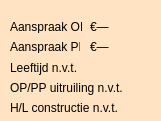
   <widget class="QFrame" name="frame_NN65">
    <property name="geometry">
     <rect>
      <x>840</x>
      <y>500</y>
      <width>161</width>
      <height>121</height>
     </rect>
    </property>
    <property name="font">
     <font>
      <pointsize>10</pointsize>
      <weight>75</weight>
      <bold>true</bold>
     </font>
    </property>
    <property name="styleSheet">
     <string notr="true">background-color: rgb(255, 227, 194);</string>
    </property>
    <widget class="QLabel" name="lbl_NN65_AanspraakOP">
     <property name="geometry">
      <rect>
       <x>10</x>
       <y>20</y>
       <width>72</width>
       <height>13</height>
      </rect>
     </property>
     <property name="text">
      <string>Aanspraak OP:</string>
     </property>
    </widget>
    <widget class="QLabel" name="lbl_NN65_hlConstructie">
     <property name="geometry">
      <rect>
       <x>10</x>
       <y>100</y>
       <width>141</width>
       <height>16</height>
      </rect>
     </property>
     <property name="text">
      <string>H/L constructie n.v.t.</string>
     </property>
    </widget>
    <widget class="QLabel" name="lbl_NN65_OP_PP">
     <property name="geometry">
      <rect>
       <x>10</x>
       <y>80</y>
       <width>141</width>
       <height>16</height>
      </rect>
     </property>
     <property name="text">
      <string>OP/PP uitruiling n.v.t.</string>
     </property>
    </widget>
    <widget class="QLabel" name="lbl_NN65_pLeeftijd">
     <property name="geometry">
      <rect>
       <x>10</x>
       <y>60</y>
       <width>141</width>
       <height>16</height>
      </rect>
     </property>
     <property name="text">
      <string>Leeftijd n.v.t.</string>
     </property>
    </widget>
    <widget class="QLabel" name="lbl_NN65_AanspraakPP">
     <property name="geometry">
      <rect>
       <x>10</x>
       <y>40</y>
       <width>70</width>
       <height>13</height>
      </rect>
     </property>
     <property name="text">
      <string>Aanspraak PP:</string>
     </property>
    </widget>
    <widget class="QLabel" name="lbl_NN65_OP">
     <property name="geometry">
      <rect>
       <x>90</x>
       <y>20</y>
       <width>47</width>
       <height>13</height>
      </rect>
     </property>
     <property name="text">
      <string>€—</string>
     </property>
    </widget>
    <widget class="QLabel" name="lbl_NN65_PP">
     <property name="geometry">
      <rect>
       <x>90</x>
       <y>40</y>
       <width>47</width>
       <height>13</height>
      </rect>
     </property>
     <property name="text">
      <string>€—</string>
     </property>
    </widget>
   </widget>
